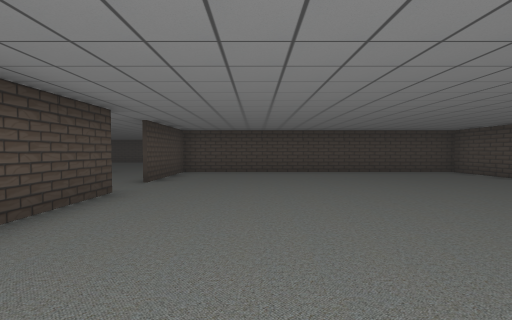
[1] (above)

24 first-person views from a walk through a scene from a Unity 3-D project. The camera is 1.5 m above the floor, tilts 2° down and sees 90° across. The floor is counted in squares, 2 m on a side. Each view is taken from the middle of a square. On the plan, view 1 faces up. The plan holds only what a view shows up to about 9 squares ahead; the rest is blank. The place goes on beyond the plan. The player character is not drawn.

[2]
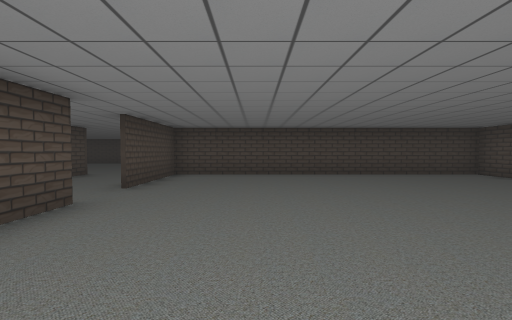

[3]
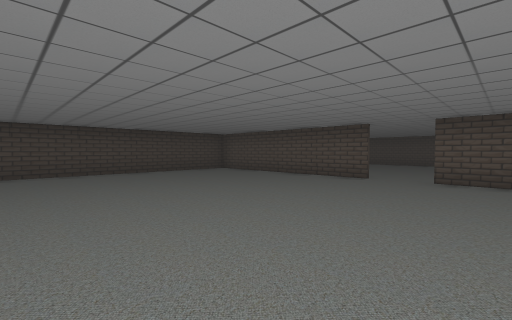

[4]
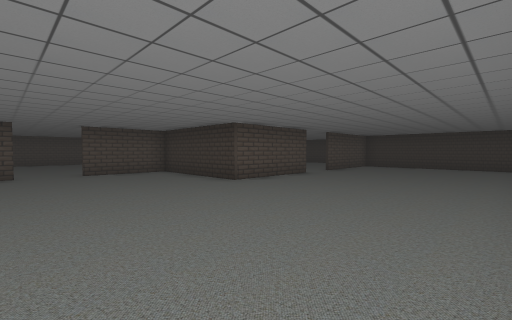

[5]
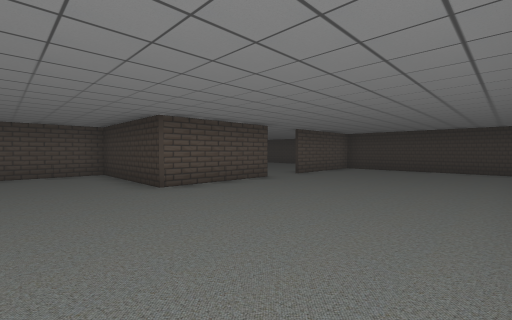

[6]
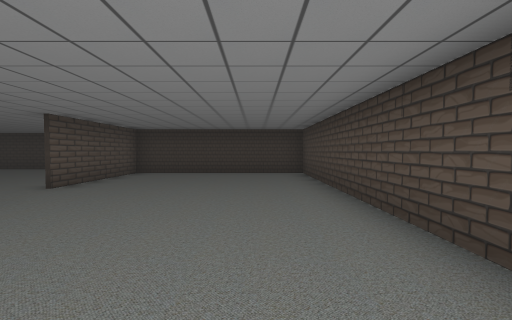

[7]
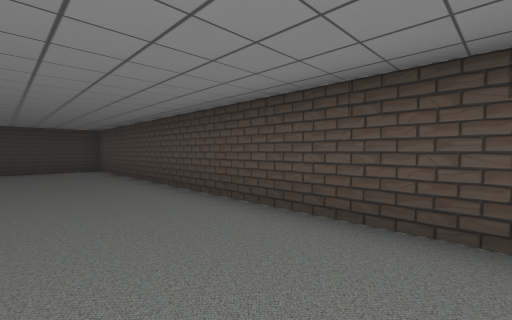

[8]
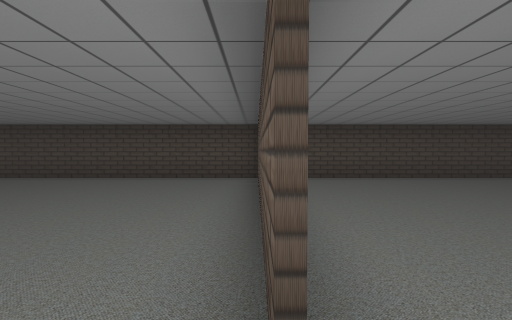

[9]
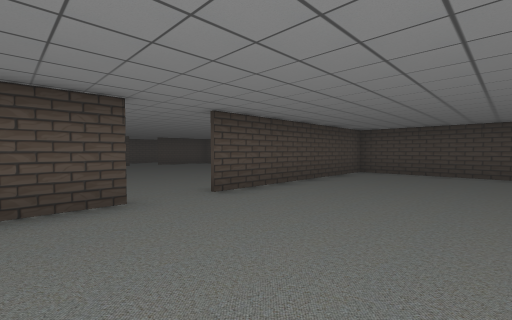

[10]
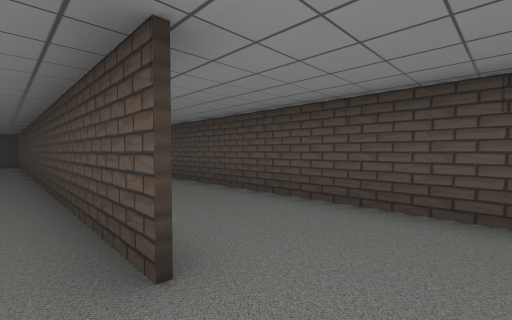

[11]
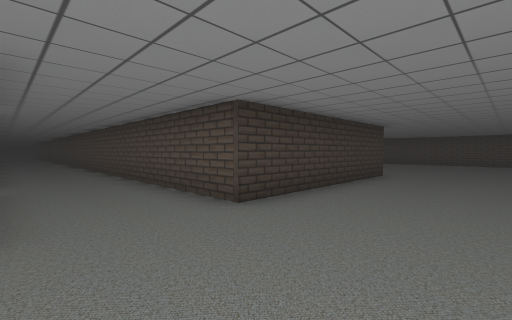

[12]
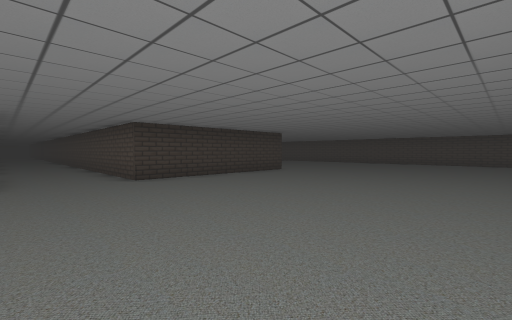

[13]
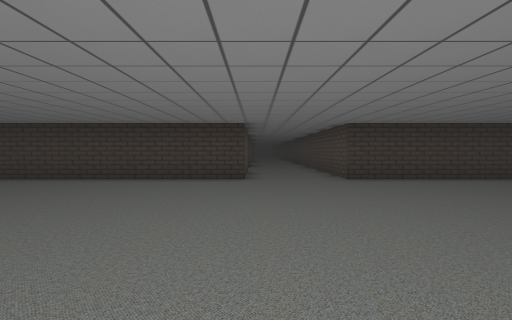

[14]
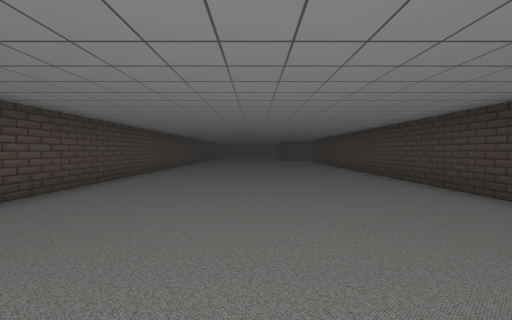

[15]
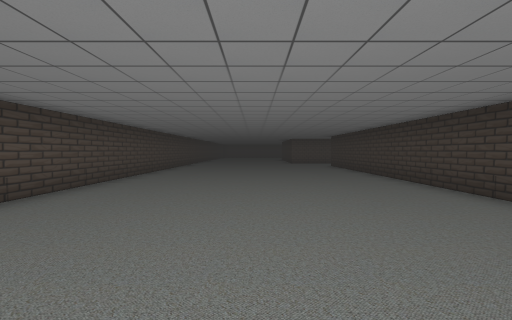

[16]
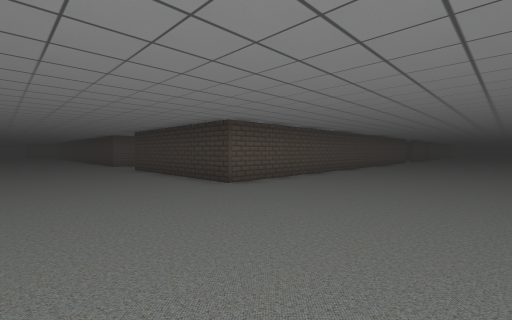

[17]
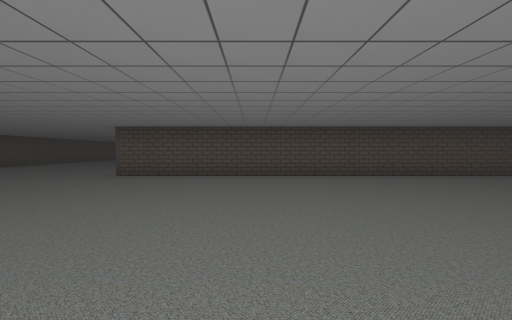

[18]
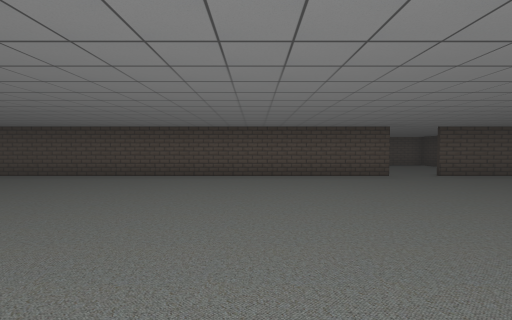

[19]
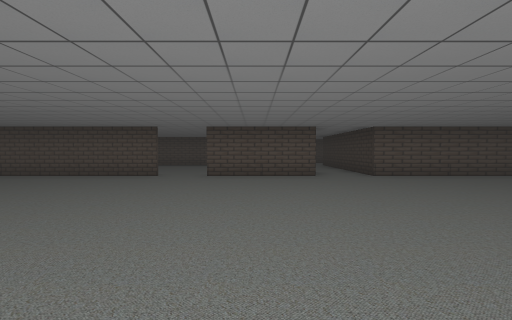

[20]
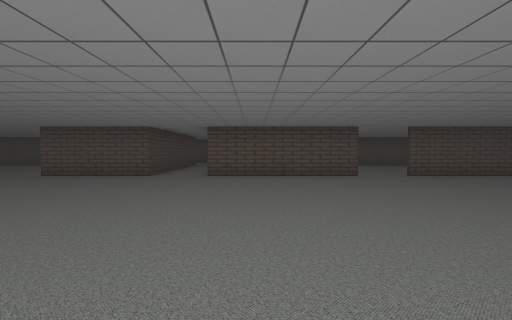

[21]
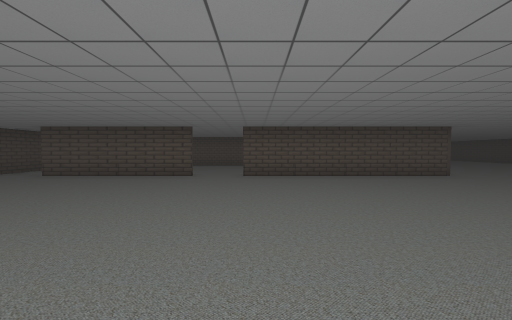

[22]
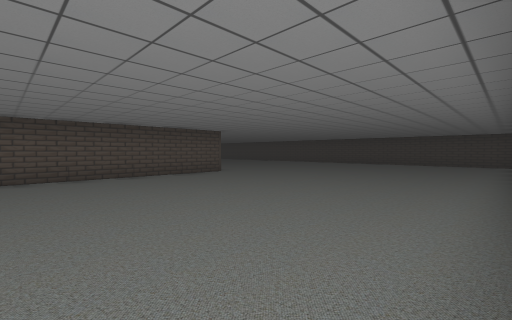

[23]
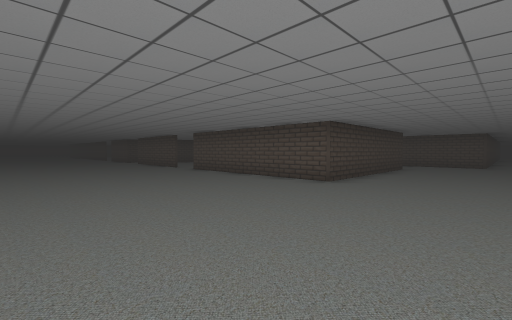

[24]
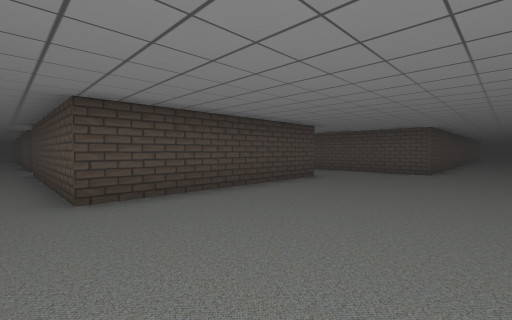

### Floor plan
Points are (right, up) in squares from view 1. A wall is a line through its corners. A room is listed if a view was taken in it or the views show most of it. See-through windows are left out.
Room 1 (views 1, 2, 3, 4, 5, 6, 7, 10)
walls: (-2.6, 4.6) (-2.6, -9.7) (3.1, -9.7) (3.1, -6); (3.1, -4.6) (3.1, -1.3) (7.1, -1.3) (7.1, 1.2); (7.1, 2.7) (7.1, 9.1); (7, 9.1) (-2.6, 9.1) (-2.6, 6)
ways out: opening at (7, 2) to room 2; opening at (-3, 5.5) to room 3; opening at (3, -5.5)
Room 2 (views 8, 9)
walls: (7.2, 1.4) (7.2, -0.1); (7.2, 9) (7.2, 2.7); (11.5, 9.1) (7, 9.1)
ways out: opening at (7, 2) to room 1
Room 3 (views 11, 12, 13, 14, 15, 16, 17, 18, 19, 20, 21, 22, 23, 24)
walls: (-11.3, -5.1) (-11.3, 9.2) (-5.4, 9.2) (-5.4, -0.9); (-11.3, -9.8) (-11.3, -6.5); (-11.3, -16.1) (-11.3, -11.6); (-2.7, 7.2) (-2.7, 9.2) (11, 9.2); (-5.4, -23.9) (-11.3, -23.9) (-11.3, -17.6); (-1, -26.3) (-2.7, -26.3) (-2.7, -24.5); (11, 16.7) (1.6, 16.7)
ways out: opening at (-3, 5.5) to room 1; opening at (-11, -17); opening at (-11, -11); opening at (-11, -6); opening at (-4, -24)

Positions as (right, up) in squares from view 1, and headings:
1: (0, 0), facing up
2: (0, 1), facing up
3: (0, 0), facing up-right
4: (-2, 3), facing down-right
5: (-2, 1), facing down-right
6: (-1, -1), facing down
7: (0, 1), facing down-left
8: (7, 2), facing up
9: (11, 0), facing up-left
10: (-2, 6), facing down-left
11: (-3, 12), facing down-left
12: (-3, 16), facing down-left
13: (-3, 16), facing down
14: (-2, 13), facing right
15: (2, 13), facing right
16: (-16, 13), facing down-right
17: (-19, 5), facing right
18: (-19, -1), facing right
19: (-19, -8), facing right
20: (-19, -13), facing right
21: (-19, -18), facing right
22: (-19, -18), facing down-right
23: (-17, -27), facing up-right
24: (-12, -28), facing up-right
